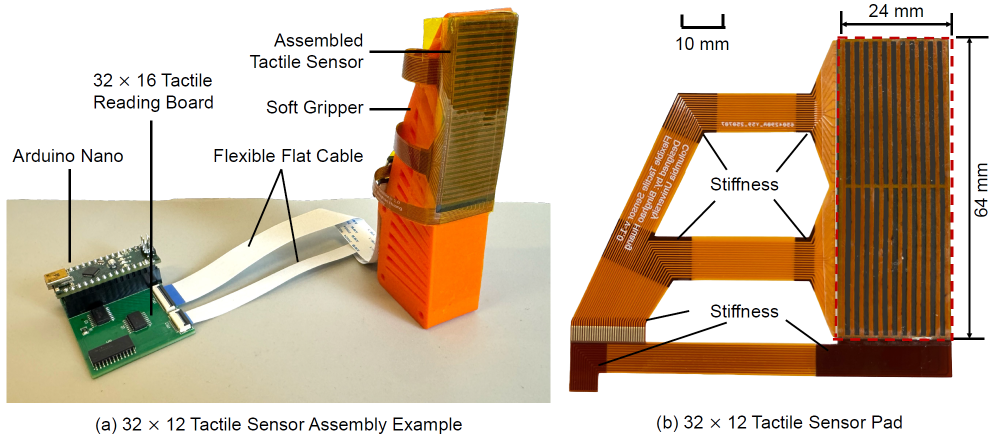
#> input picture rebot_scripts/FlexiTac_tactile/image.png, 1995 x 873 px (shown at 1/2 size); its folder holds only this picture in this run
$ python -i tactile_30_12_update.py   (imports and definitions only)
#> lines starting #> are read from the running program, lines starting #| are printed output that depends on the picture
import numpy as np
import serial
import threading
import cv2
import time

# =====================================================
# 高级热力云图 + 低延迟触觉可视化版本
# Arduino 数据格式：
# AA 55 + 16×32 bytes
#
# 显示逻辑：
# 16×32 原始矩阵
# -> baseline 扣除
# -> 阈值过滤
# -> 裁切倒数12行、中间30列
# -> 归一化
# -> 自适应时间平滑
# -> 高分辨率插值
# -> 软阈值去背景
# -> 双层高斯模糊
# -> bloom 光晕
# -> gamma 增强
# -> 黑背景融合
# -> 暗角增强
# -> 高级热力图显示
# =====================================================

# 尽量开启 OpenCV 优化
# [1 line not run here, left out]

# =========================
# Hardware array settings
# =========================
ROWS, COLS = 16, 32
FRAME_BYTES = ROWS * COLS
MAGIC = b"\xAA\x55"

# =========================
# Visualization crop settings
# =========================
# 保持你的原逻辑：倒数12行，中间30列
VIS_ROWS, VIS_COLS = 12, 30

ROW_SLICE = slice(-VIS_ROWS, None)   # 最后12行
COL_SLICE = slice(1, -1)             # 中间30列，去掉左右边缘列

# =========================
# Serial settings
# =========================
# PORT = "COM3"
PORT = "/dev/ttyUSB2"  # 触觉 tactile 串口
BAUD = 2_000_000

# =========================
# Signal processing settings
# =========================
THRESHOLD = 20
NOISE_SCALE = 60

# baseline 初始化帧数
# 30 稳定；10 启动更快
INIT_FRAMES = 30

# 是否使用固定尺度归一化
# False：每帧动态归一化，视觉对比更强
# True ：固定归一化，颜色强度更有绝对意义
USE_FIXED_SCALE = False
FIXED_SCALE = 100.0

# =========================
# Advanced rendering settings
# =========================
# 每个原始触觉点放大多少像素
# 28 比较细腻；如果电脑卡，可以改 22 或 20
DISPLAY_SCALE = 28

WINDOW_WIDTH = VIS_COLS * DISPLAY_SCALE
WINDOW_HEIGHT = VIS_ROWS * DISPLAY_SCALE

# 是否开启高级渲染
ENABLE_PREMIUM_RENDER = True

# 插值方式
# INTER_CUBIC 更高级更平滑，INTER_LINEAR 更快
UPSAMPLE_INTERP = cv2.INTER_CUBIC

# 自适应时间平滑
ENABLE_ADAPTIVE_TEMPORAL_SMOOTH = True

# 快速变化时使用这个 alpha，更跟手
TEMPORAL_ALPHA_FAST = 0.78

# 慢速变化时使用这个 alpha，更稳定
TEMPORAL_ALPHA_SLOW = 0.45

# 判断是否快速变化的阈值
MOTION_THRESHOLD = 0.055

# 低值软裁剪，让背景干净，但不要硬切得太突兀
LOW_CUT = 0.025

# 软裁剪后整体增益
RENDER_GAIN = 1.12

# 小范围模糊：消除格子边缘
BLUR_SIGMA = 1.65

# 大范围模糊：制造 bloom 光晕
GLOW_SIGMA = 6.5
GLOW_STRENGTH = 0.58

# 二级远光晕，增强高级感
ENABLE_SECOND_GLOW = True
SECOND_GLOW_SIGMA = 14.0
SECOND_GLOW_STRENGTH = 0.18

# gamma < 1：提亮中低强度区域
# gamma > 1：压暗中低强度区域
GAMMA = 0.82

# 黑背景融合强度
# 越大背景越黑，热点越突出
DARK_BLEND_POWER = 0.72

# 是否开启暗角
ENABLE_VIGNETTE = True
VIGNETTE_STRENGTH = 0.22

# 颜色风格
# TURBO：更鲜艳高级
# VIRIDIS：更克制科研
# INFERNO：黑红黄风格
COLORMAP_STYLE = getattr(cv2, "COLORMAP_TURBO", cv2.COLORMAP_VIRIDIS)
# COLORMAP_STYLE = cv2.COLORMAP_VIRIDIS
# COLORMAP_STYLE = cv2.COLORMAP_INFERNO
# COLORMAP_STYLE = cv2.COLORMAP_JET

# 是否显示 FPS
SHOW_FPS = False

# 是否显示网格
# 高级云图一般建议 False
SHOW_GRID = False
GRID_COLOR = (35, 35, 35)

# =========================
# Performance settings
# =========================
IDLE_SLEEP = 0.0

# 实时打印矩阵会明显降低刷新速度，默认关闭
PRINT_MATRIX = False
PRINT_MATRIX_TYPE = "raw"      # "raw" / "contact" / "norm"
PRINT_EVERY_N_FRAMES = 100
PRINT_AS_ARDUINO_ARRAY = True

# =========================
# Global shared variables
# =========================
latest_vis_norm = np.zeros((VIS_ROWS, VIS_COLS), dtype=np.float32)

flag = False
running = True
latest_frame_id = 0

# 显示平滑缓存
display_prev = np.zeros((VIS_ROWS, VIS_COLS), dtype=np.float32)

# FPS 统计
fps_last_time = time.time()
fps_counter = 0
fps_value = 0.0


# =========================
# Precompute rendering LUT and masks
# =========================
def build_gamma_lut(gamma):
    lut = np.arange(256, dtype=np.float32) / 255.0
    lut = np.power(lut, gamma)
    lut = np.clip(lut * 255.0, 0, 255).astype(np.uint8)
    return lut


GAMMA_LUT = build_gamma_lut(GAMMA)


def build_vignette_mask(width, height, strength=0.22):
    """
    生成暗角 mask，中心亮，边缘略暗。
    """
#> further down, picture is the input picture: shape (873, 1995, 3); mean B, G, R 168.3, 188.7, 206.8
    y = np.linspace(-1.0, 1.0, height, dtype=np.float32)
    x = np.linspace(-1.0, 1.0, width, dtype=np.float32)
    xx, yy = np.meshgrid(x, y)

    radius = np.sqrt(xx * xx + yy * yy)
    radius = np.clip(radius, 0.0, 1.0)

    mask = 1.0 - strength * np.power(radius, 1.7)
    mask = np.clip(mask, 0.0, 1.0)

    return mask.astype(np.float32)


VIGNETTE_MASK = build_vignette_mask(
    WINDOW_WIDTH,
    WINDOW_HEIGHT,
    VIGNETTE_STRENGTH
)


# =========================
# Printing helpers
# =========================
# [153 lines left out: functions print_matrix_arduino_style, print_matrix_numpy_style, print_tactile_matrix, extract_next_frame, extract_latest_complete_frame, normalize_contact_map and 1 more, not called in this run]


# =========================
# Premium rendering
# =========================
def soft_low_cut(frame):
    """
    平滑低值裁剪。
    相比直接 base[base < LOW_CUT] = 0，这种方式过渡更自然。
    """
    out = (frame - LOW_CUT) / max(1e-6, 1.0 - LOW_CUT)
    np.clip(out, 0.0, 1.0, out=out)
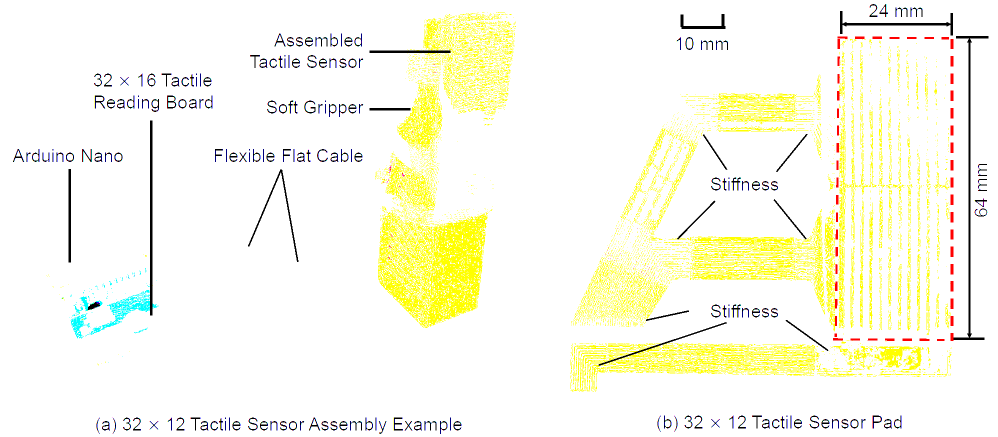
#> out: shape (873, 1995, 3) float32 (shown at 1/2 size); mean B, G, R 0.915, 0.979, 0.98
    return out.astype(np.float32, copy=False)


def render_premium_heatmap(frame_norm):
    """
    输入：
        frame_norm: 12×30, float32, 0~1

    输出：
        高级热力云图 BGR 图像
    """
    # 1. 复制，避免修改共享数据
    base = frame_norm.astype(np.float32, copy=True)

    # 2. 平滑低值裁剪，让背景干净
    base = soft_low_cut(base)

    # 3. 轻微增益
    base *= RENDER_GAIN
    np.clip(base, 0.0, 1.0, out=base)

    # 4. 高分辨率插值放大
    up = cv2.resize(
        base,
        (WINDOW_WIDTH, WINDOW_HEIGHT),
        interpolation=UPSAMPLE_INTERP
    )
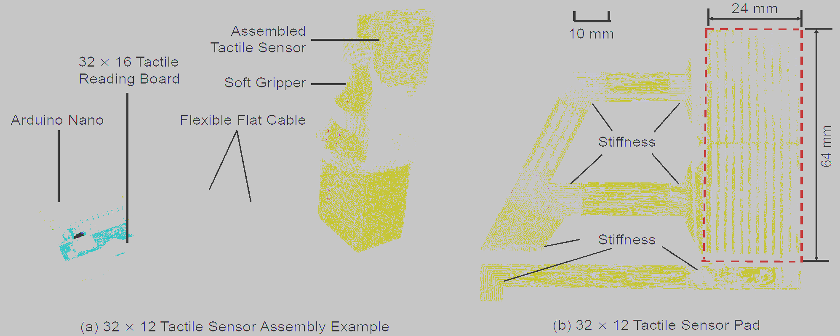
#> up: shape (336, 840, 3) float32; mean B, G, R 0.914, 0.979, 0.98; drawn with min black and max white
    up = np.clip(up, 0.0, 1.0).astype(np.float32, copy=False)
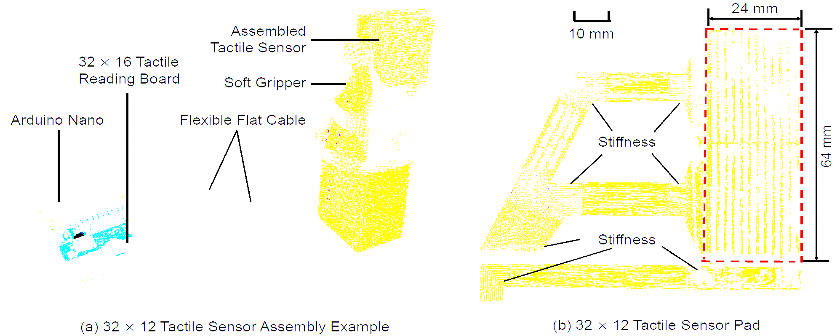
#> up: shape (336, 840, 3) float32; mean B, G, R 0.913, 0.979, 0.98

    if ENABLE_PREMIUM_RENDER:
        # 5. 主体小范围模糊，削弱块状边缘
        smooth = cv2.GaussianBlur(up, (0, 0), BLUR_SIGMA)
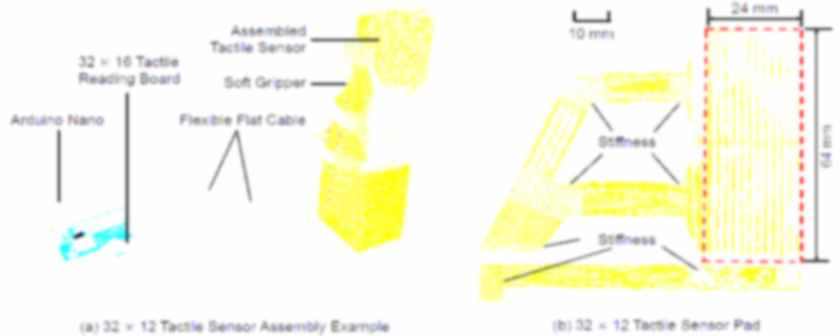
#> smooth: shape (336, 840, 3) float32; mean B, G, R 0.913, 0.979, 0.98

        # 6. 第一层 glow
        glow = cv2.GaussianBlur(smooth, (0, 0), GLOW_SIGMA)

        mixed = smooth + GLOW_STRENGTH * glow

        # 7. 第二层远距离 glow，更有高级柔光感
        if ENABLE_SECOND_GLOW:
            second_glow = cv2.GaussianBlur(smooth, (0, 0), SECOND_GLOW_SIGMA)
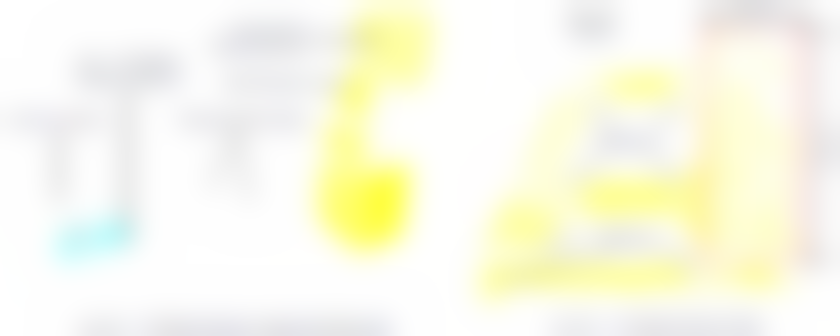
#> second_glow: shape (336, 840, 3) float32; mean B, G, R 0.913, 0.979, 0.98
            mixed = mixed + SECOND_GLOW_STRENGTH * second_glow

        np.clip(mixed, 0.0, 1.0, out=mixed)
    else:
        mixed = up

    # 8. 转灰度 0~255
    gray = np.clip(mixed * 255.0, 0, 255).astype(np.uint8)

    # 9. gamma LUT，速度比 np.power 更快
    gray = cv2.LUT(gray, GAMMA_LUT)

    # 10. 伪彩色
    color = cv2.applyColorMap(gray, COLORMAP_STYLE)
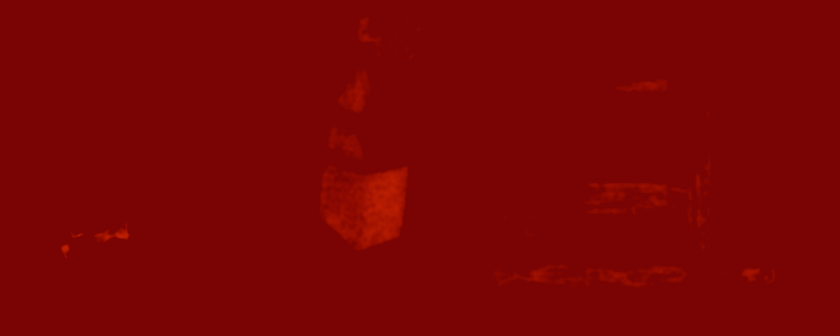
#> color: shape (336, 840, 3); mean B, G, R 2.9, 4.4, 123.1

    # 11. 黑背景融合，让低值区域真正变暗
    intensity = gray.astype(np.float32) / 255.0
    alpha = np.power(intensity, DARK_BLEND_POWER)
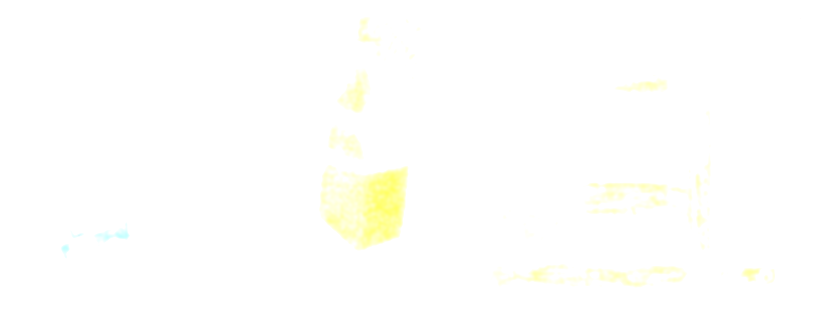
#> alpha: shape (336, 840, 3) float32; mean B, G, R 0.992, 1, 1
    alpha = np.clip(alpha, 0.0, 1.0)

    color_float = color.astype(np.float32)
#> (the run stopped early here; a loop or call above may not have finished)
